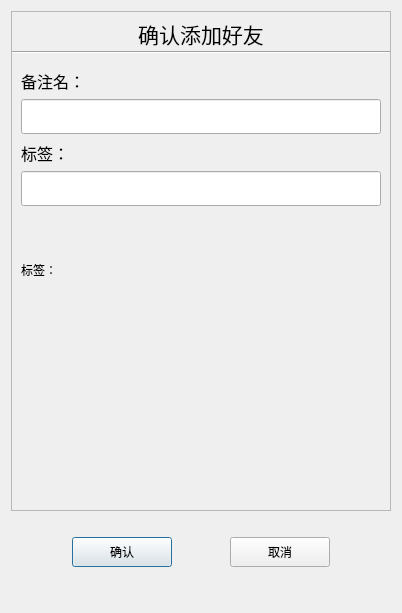
<?xml version="1.0" encoding="UTF-8"?>
<ui version="4.0">
 <class>AuthenFriend</class>
 <widget class="QDialog" name="AuthenFriend">
  <property name="geometry">
   <rect>
    <x>0</x>
    <y>0</y>
    <width>402</width>
    <height>613</height>
   </rect>
  </property>
  <property name="windowTitle">
   <string>Dialog</string>
  </property>
  <layout class="QVBoxLayout" name="verticalLayout">
   <item>
    <widget class="ElaScrollArea" name="scrollArea">
     <property name="minimumSize">
      <size>
       <width>0</width>
       <height>500</height>
      </size>
     </property>
     <property name="widgetResizable">
      <bool>true</bool>
     </property>
     <widget class="QWidget" name="scrollcontent">
      <property name="geometry">
       <rect>
        <x>0</x>
        <y>0</y>
        <width>388</width>
        <height>498</height>
       </rect>
      </property>
      <layout class="QVBoxLayout" name="verticalLayout_7">
       <property name="spacing">
        <number>5</number>
       </property>
       <property name="leftMargin">
        <number>0</number>
       </property>
       <property name="rightMargin">
        <number>0</number>
       </property>
       <item>
        <widget class="ElaText" name="apply_lb_">
         <property name="minimumSize">
          <size>
           <width>0</width>
           <height>25</height>
          </size>
         </property>
         <property name="maximumSize">
          <size>
           <width>16777215</width>
           <height>25</height>
          </size>
         </property>
         <property name="font">
          <font>
           <pointsize>16</pointsize>
          </font>
         </property>
         <property name="text">
          <string>确认添加好友</string>
         </property>
         <property name="alignment">
          <set>Qt::AlignmentFlag::AlignCenter</set>
         </property>
        </widget>
       </item>
       <item>
        <widget class="Line" name="line">
         <property name="orientation">
          <enum>Qt::Orientation::Horizontal</enum>
         </property>
        </widget>
       </item>
       <item>
        <widget class="QWidget" name="widget_2" native="true">
         <layout class="QVBoxLayout" name="verticalLayout_8">
          <item>
           <widget class="ElaText" name="apply_lb">
            <property name="minimumSize">
             <size>
              <width>0</width>
              <height>25</height>
             </size>
            </property>
            <property name="maximumSize">
             <size>
              <width>16777215</width>
              <height>25</height>
             </size>
            </property>
            <property name="font">
             <font>
              <pointsize>12</pointsize>
             </font>
            </property>
            <property name="text">
             <string>备注名：</string>
            </property>
            <property name="alignment">
             <set>Qt::AlignmentFlag::AlignLeading|Qt::AlignmentFlag::AlignLeft|Qt::AlignmentFlag::AlignVCenter</set>
            </property>
           </widget>
          </item>
          <item>
           <widget class="ElaLineEdit" name="back_ed">
            <property name="minimumSize">
             <size>
              <width>0</width>
              <height>35</height>
             </size>
            </property>
           </widget>
          </item>
          <item>
           <widget class="ElaText" name="apply_lb_1">
            <property name="minimumSize">
             <size>
              <width>0</width>
              <height>25</height>
             </size>
            </property>
            <property name="maximumSize">
             <size>
              <width>16777215</width>
              <height>25</height>
             </size>
            </property>
            <property name="font">
             <font>
              <pointsize>12</pointsize>
             </font>
            </property>
            <property name="text">
             <string>标签：</string>
            </property>
            <property name="alignment">
             <set>Qt::AlignmentFlag::AlignLeading|Qt::AlignmentFlag::AlignLeft|Qt::AlignmentFlag::AlignVCenter</set>
            </property>
           </widget>
          </item>
          <item>
           <widget class="ElaLineEdit" name="lb_ed">
            <property name="minimumSize">
             <size>
              <width>0</width>
              <height>35</height>
             </size>
            </property>
            <property name="maximumSize">
             <size>
              <width>16777215</width>
              <height>16777215</height>
             </size>
            </property>
           </widget>
          </item>
          <item>
           <widget class="QWidget" name="lg_grop_wid" native="true">
            <property name="minimumSize">
             <size>
              <width>0</width>
              <height>50</height>
             </size>
            </property>
            <layout class="QVBoxLayout" name="verticalLayout_9">
             <property name="spacing">
              <number>0</number>
             </property>
             <property name="leftMargin">
              <number>0</number>
             </property>
             <property name="topMargin">
              <number>0</number>
             </property>
             <property name="rightMargin">
              <number>0</number>
             </property>
             <property name="bottomMargin">
              <number>0</number>
             </property>
             <item>
              <widget class="QWidget" name="gridWidget" native="true">
               <property name="minimumSize">
                <size>
                 <width>0</width>
                 <height>40</height>
                </size>
               </property>
               <property name="maximumSize">
                <size>
                 <width>16777215</width>
                 <height>40</height>
                </size>
               </property>
              </widget>
             </item>
             <item>
              <widget class="QWidget" name="input_tip_wid" native="true">
               <property name="minimumSize">
                <size>
                 <width>0</width>
                 <height>35</height>
                </size>
               </property>
               <property name="maximumSize">
                <size>
                 <width>16777215</width>
                 <height>35</height>
                </size>
               </property>
               <layout class="QVBoxLayout" name="verticalLayout_10">
                <property name="spacing">
                 <number>0</number>
                </property>
                <property name="leftMargin">
                 <number>0</number>
                </property>
                <property name="topMargin">
                 <number>0</number>
                </property>
                <property name="rightMargin">
                 <number>0</number>
                </property>
                <property name="bottomMargin">
                 <number>0</number>
                </property>
                <item>
                 <widget class="ClickedOnceLabel" name="tip_lb">
                  <property name="minimumSize">
                   <size>
                    <width>0</width>
                    <height>25</height>
                   </size>
                  </property>
                  <property name="maximumSize">
                   <size>
                    <width>16777215</width>
                    <height>25</height>
                   </size>
                  </property>
                  <property name="text">
                   <string>标签：</string>
                  </property>
                  <property name="alignment">
                   <set>Qt::AlignmentFlag::AlignLeading|Qt::AlignmentFlag::AlignLeft|Qt::AlignmentFlag::AlignVCenter</set>
                  </property>
                 </widget>
                </item>
               </layout>
              </widget>
             </item>
             <item>
              <widget class="QWidget" name="widget" native="true">
               <property name="minimumSize">
                <size>
                 <width>0</width>
                 <height>60</height>
                </size>
               </property>
               <layout class="QHBoxLayout" name="horizontalLayout_3">
                <property name="spacing">
                 <number>7</number>
                </property>
                <property name="leftMargin">
                 <number>0</number>
                </property>
                <property name="topMargin">
                 <number>0</number>
                </property>
                <property name="rightMargin">
                 <number>0</number>
                </property>
                <property name="bottomMargin">
                 <number>0</number>
                </property>
                <item>
                 <widget class="QWidget" name="lb_list" native="true">
                  <property name="minimumSize">
                   <size>
                    <width>287</width>
                    <height>50</height>
                   </size>
                  </property>
                  <property name="maximumSize">
                   <size>
                    <width>287</width>
                    <height>16777215</height>
                   </size>
                  </property>
                 </widget>
                </item>
                <item>
                 <widget class="QWidget" name="more_lb_wd" native="true">
                  <property name="minimumSize">
                   <size>
                    <width>30</width>
                    <height>0</height>
                   </size>
                  </property>
                  <property name="maximumSize">
                   <size>
                    <width>30</width>
                    <height>16777215</height>
                   </size>
                  </property>
                  <layout class="QVBoxLayout" name="verticalLayout_11">
                   <property name="spacing">
                    <number>0</number>
                   </property>
                   <property name="leftMargin">
                    <number>0</number>
                   </property>
                   <property name="topMargin">
                    <number>0</number>
                   </property>
                   <property name="rightMargin">
                    <number>0</number>
                   </property>
                   <property name="bottomMargin">
                    <number>0</number>
                   </property>
                   <item>
                    <spacer name="verticalSpacer_5">
                     <property name="orientation">
                      <enum>Qt::Orientation::Vertical</enum>
                     </property>
                     <property name="sizeHint" stdset="0">
                      <size>
                       <width>20</width>
                       <height>40</height>
                      </size>
                     </property>
                    </spacer>
                   </item>
                   <item>
                    <widget class="ClickedOnceLabel" name="more_lb">
                     <property name="minimumSize">
                      <size>
                       <width>25</width>
                       <height>25</height>
                      </size>
                     </property>
                     <property name="maximumSize">
                      <size>
                       <width>25</width>
                       <height>25</height>
                      </size>
                     </property>
                     <property name="sizeIncrement">
                      <size>
                       <width>25</width>
                       <height>25</height>
                      </size>
                     </property>
                     <property name="text">
                      <string/>
                     </property>
                    </widget>
                   </item>
                   <item>
                    <spacer name="verticalSpacer_6">
                     <property name="orientation">
                      <enum>Qt::Orientation::Vertical</enum>
                     </property>
                     <property name="sizeHint" stdset="0">
                      <size>
                       <width>20</width>
                       <height>40</height>
                      </size>
                     </property>
                    </spacer>
                   </item>
                  </layout>
                 </widget>
                </item>
               </layout>
              </widget>
             </item>
            </layout>
           </widget>
          </item>
         </layout>
        </widget>
       </item>
      </layout>
     </widget>
    </widget>
   </item>
   <item>
    <spacer name="verticalSpacer">
     <property name="orientation">
      <enum>Qt::Orientation::Vertical</enum>
     </property>
     <property name="sizeType">
      <enum>QSizePolicy::Policy::Fixed</enum>
     </property>
     <property name="sizeHint" stdset="0">
      <size>
       <width>20</width>
       <height>10</height>
      </size>
     </property>
    </spacer>
   </item>
   <item>
    <widget class="QWidget" name="apply_sure_wid" native="true">
     <property name="minimumSize">
      <size>
       <width>0</width>
       <height>50</height>
      </size>
     </property>
     <layout class="QHBoxLayout" name="horizontalLayout_4">
      <item>
       <spacer name="horizontalSpacer_4">
        <property name="orientation">
         <enum>Qt::Orientation::Horizontal</enum>
        </property>
        <property name="sizeHint" stdset="0">
         <size>
          <width>41</width>
          <height>20</height>
         </size>
        </property>
       </spacer>
      </item>
      <item>
       <widget class="ClikedBtn" name="sure_btn">
        <property name="minimumSize">
         <size>
          <width>100</width>
          <height>30</height>
         </size>
        </property>
        <property name="text">
         <string>确认</string>
        </property>
       </widget>
      </item>
      <item>
       <spacer name="horizontalSpacer_5">
        <property name="orientation">
         <enum>Qt::Orientation::Horizontal</enum>
        </property>
        <property name="sizeHint" stdset="0">
         <size>
          <width>42</width>
          <height>20</height>
         </size>
        </property>
       </spacer>
      </item>
      <item>
       <widget class="ClikedBtn" name="cancel_btn">
        <property name="minimumSize">
         <size>
          <width>100</width>
          <height>30</height>
         </size>
        </property>
        <property name="text">
         <string>取消</string>
        </property>
       </widget>
      </item>
      <item>
       <spacer name="horizontalSpacer_6">
        <property name="orientation">
         <enum>Qt::Orientation::Horizontal</enum>
        </property>
        <property name="sizeHint" stdset="0">
         <size>
          <width>41</width>
          <height>20</height>
         </size>
        </property>
       </spacer>
      </item>
     </layout>
    </widget>
   </item>
   <item>
    <spacer name="verticalSpacer_7">
     <property name="orientation">
      <enum>Qt::Orientation::Vertical</enum>
     </property>
     <property name="sizeType">
      <enum>QSizePolicy::Policy::Fixed</enum>
     </property>
     <property name="sizeHint" stdset="0">
      <size>
       <width>20</width>
       <height>25</height>
      </size>
     </property>
    </spacer>
   </item>
   <item>
    <spacer name="verticalSpacer_2">
     <property name="orientation">
      <enum>Qt::Orientation::Vertical</enum>
     </property>
     <property name="sizeHint" stdset="0">
      <size>
       <width>20</width>
       <height>40</height>
      </size>
     </property>
    </spacer>
   </item>
  </layout>
 </widget>
 <customwidgets>
  <customwidget>
   <class>ElaLineEdit</class>
   <extends>QLineEdit</extends>
   <header>ElaLineEdit.h</header>
  </customwidget>
  <customwidget>
   <class>ElaText</class>
   <extends>QLabel</extends>
   <header>ElaText.h</header>
  </customwidget>
  <customwidget>
   <class>ClikedBtn</class>
   <extends>QPushButton</extends>
   <header location="global">Chat/Chat_Comp/clikedbtn.h</header>
  </customwidget>
  <customwidget>
   <class>ClickedOnceLabel</class>
   <extends>QLabel</extends>
   <header location="global">Chat/Chat_Comp/ClickedOnceLabel.h</header>
  </customwidget>
  <customwidget>
   <class>ElaScrollArea</class>
   <extends>QScrollArea</extends>
   <header location="global">ElaScrollArea.h</header>
   <container>1</container>
  </customwidget>
 </customwidgets>
 <resources/>
 <connections/>
</ui>
